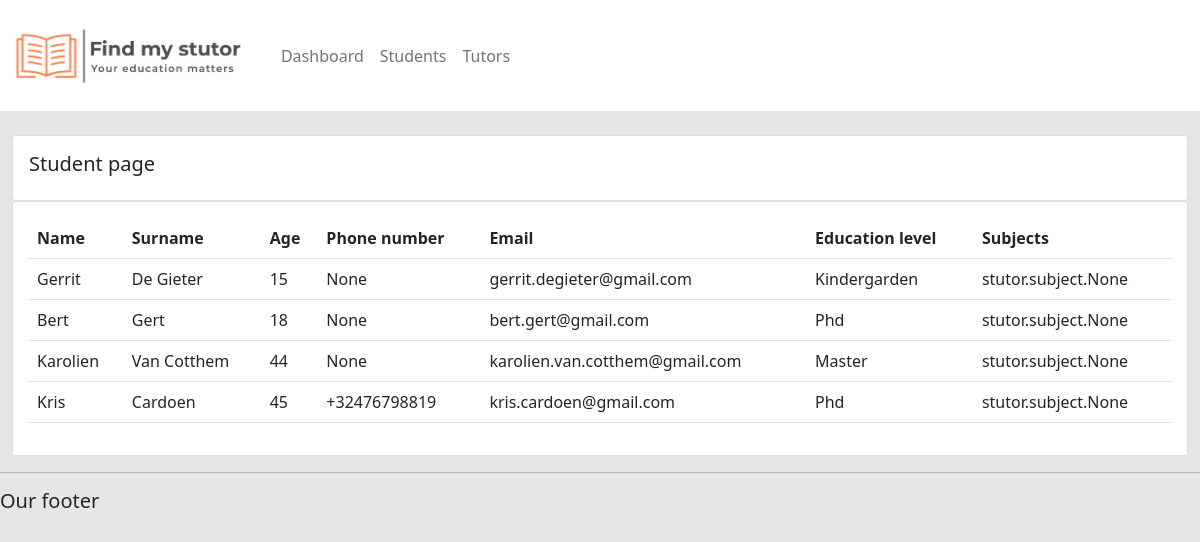
The page /student/ on the database its author committed.
### stutor/models.py (models this page shows, shortened)
class student(models.Model):
    name = models.CharField(max_length= 200, null=True)
    surname = models.CharField(max_length=200, null=True)
    age = models.PositiveSmallIntegerField(null=True)
    phone_number = PhoneNumberField(null=True, blank = True)
    email = models.EmailField(null=True)
    date_created = models.DateTimeField(auto_now_add=True, null=True)
    education_level = models.ForeignKey(education_level, on_delete=models.SET_NULL, null=True)
    subject = models.ManyToManyField(subject)

class education_level(models.Model):
    education_levels = models.CharField(max_length=300, null=True)
    def __str__(self):
        return self.education_levels

### stutor/views.py (the view)
# urls.py: path('student/', views.student_page),
def student_page(request):
    stu = student.objects.all()
    return render(request, 'stutor/students.html', {'stu': stu})

### stutor/templates/stutor/students.html
{% extends 'stutor/main.html'%}
{% block content %}
    <br>
<div class="row">
    <div class="col-md">
        <div class="card card-body">
            <h5>Student page</h5>
        </div>
        <div class="card card-body">
            <table class="table">
                <tr>
                    <th>Name</th>
                    <th>Surname</th>
                    <th>Age</th>
                    <th>Phone number</th>
                    <th>Email</th>
                    <th>Education level</th>
                    <th>Subjects</th>
                </tr>
                {% for i in stu %}
                <tr>
                    <td> {{i.name}} </td>
                    <td> {{i.surname}} </td>
                    <td> {{i.age}} </td>
                    <td> {{i.phone_number}} </td>
                    <td> {{i.email}} </td>
                    <td> {{i.education_level}} </td>
                    <td> {{i.subject}} </td>
                </tr>
                {% endfor %}
            </table>
        </div>
    </div>
</div>
{% endblock %}

### static/CSS/main.css (style rules this page uses)
body { background-color: #e6e6e6 }

### rows shown on the page
student: name "Gerrit", surname "De Gieter", age "15", phone_number "None", email "gerrit.degieter@gmail.com", education_level "Kindergarden", subject "stutor.subject.None"
student: name "Bert", surname "Gert", age "18", phone_number "None", email "bert.gert@gmail.com", education_level "Phd", subject "stutor.subject.None"
student: name "Karolien", surname "Van Cotthem", age "44", phone_number "None", email "karolien.van.cotthem@gmail.com", education_level "Master", subject "stutor.subject.None"
student: name "Kris", surname "Cardoen", age "45", phone_number "+32476798819", email "kris.cardoen@gmail.com", education_level "Phd", subject "stutor.subject.None"
